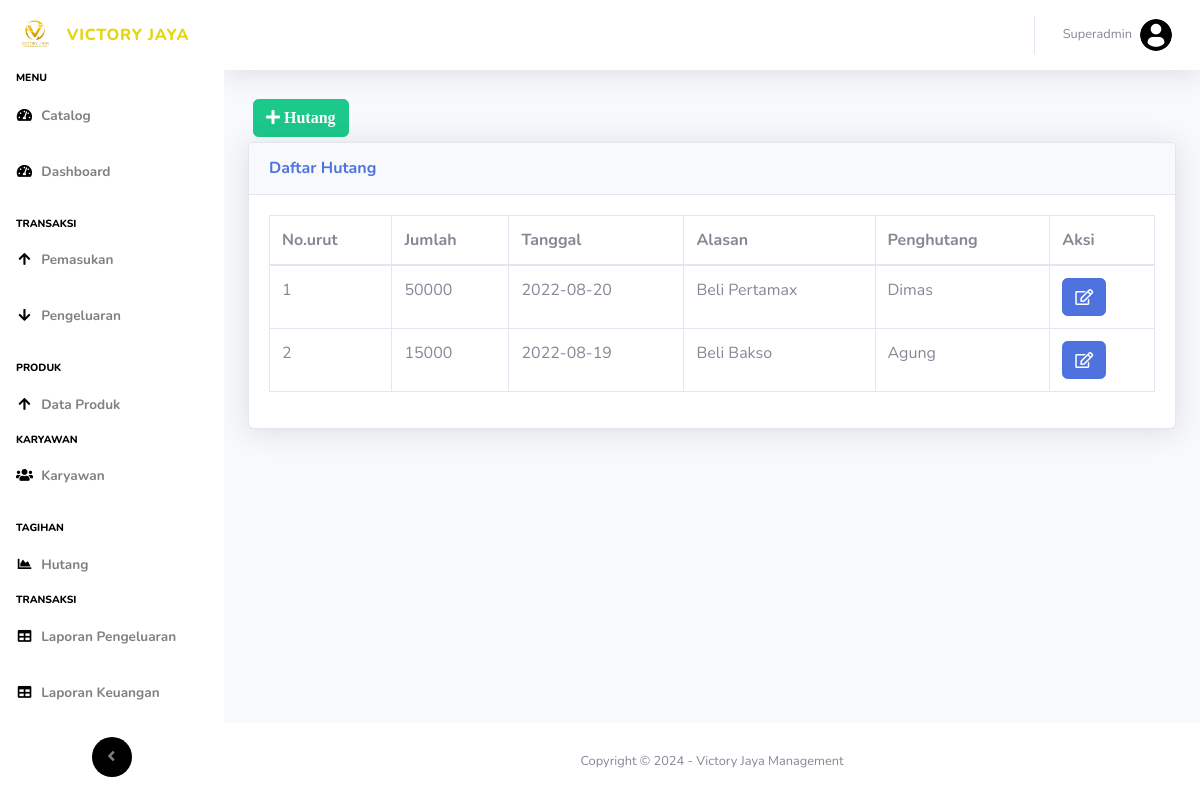
The app's page /hutang.php (signed in), older data.
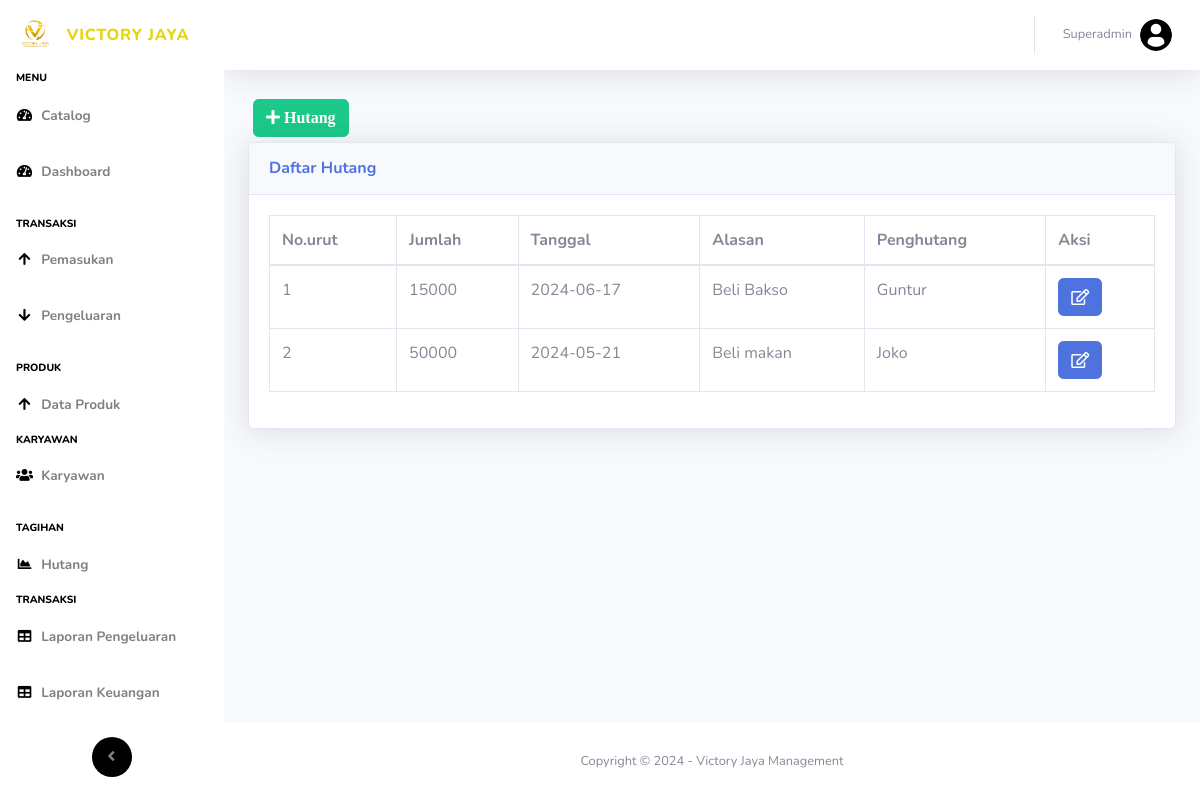
The same page, newer data.
### tables this page shows
CREATE TABLE `hutang` (
  `id_hutang` int(11) NOT NULL,
  `jumlah` int(11) NOT NULL,
  `tgl_hutang` date NOT NULL,
  `alasan` text NOT NULL,
  `penghutang` varchar(40) NOT NULL
);

### hutang.php (the view, shortened to what this page needs)
<!DOCTYPE html>
<html lang="en">
<head>
  <link href="vendor/fontawesome-free/css/all.min.css" rel="stylesheet" type="text/css">
  <link href="css/sb-admin-2.min.css" rel="stylesheet">
</head>
<body id="page-top">
  <?php
  require 'koneksi.php';
  require 'sidebar.php';
  ?>
  <div id="content">
    <?php require 'navbar.php'; ?>
    <div class="container-fluid">
      <button type="button" class="btn btn-success" style="margin:5px" data-toggle="modal" data-target="#myModalTambah"><i class="fa fa-plus"> Hutang</i></button><br>
      <div class="card shadow mb-4">
        <div class="card-header py-3">
          <h6 class="m-0 font-weight-bold text-primary">Daftar Hutang</h6>
        </div>
        <div class="card-body">
          <div class="table-responsive">
            <table class="table table-bordered" id="dataTable" width="100%" cellspacing="0">
              <thead>
                <tr>
                  <th>No.urut</th>
                  <th>Jumlah</th>
                  <th>Tanggal</th>
                  <th>Alasan</th>
                  <th>Penghutang</th>
                  <th>Aksi</th>
                </tr>
              </thead>
              <tbody>
                <?php
                $query = mysqli_query($koneksi, "SELECT * FROM hutang where jumlah > 1000 ORDER BY tgl_hutang DESC");
                $no = 1;
                while ($data = mysqli_fetch_assoc($query)) {
                ?>
                  <tr>
                    <td><?= $no++ ?></td>
                    <td><?= $data['jumlah'] ?></td>
                    <td><?= $data['tgl_hutang'] ?></td>
                    <td><?= $data['alasan'] ?></td>
                    <td><?= $data['penghutang'] ?></td>
                    <td>
                      <a href="#" type="button" class=" fa fa-edit btn btn-primary btn-md" data-toggle="modal" data-target="#myModal<?php echo $data['id_hutang']; ?>"></a>
                    </td>
                  </tr>
          </div>
        <?php
                }
        ?>
        </div>
      </div>
    </div>
  </div>
  </div>
  <?php require 'footer.php' ?>
</body>
</html>

Row changes from the older to the newer data that the page shows:
changed hutang "Beli Bakso": tgl_hutang "2022-08-19" → "2024-06-17"; penghutang "Agung" → "Guntur"; moves up the list
changed hutang: tgl_hutang "2022-08-20" → "2024-05-21"; alasan "Beli Pertamax" → "Beli makan"; penghutang "Dimas" → "Joko"
